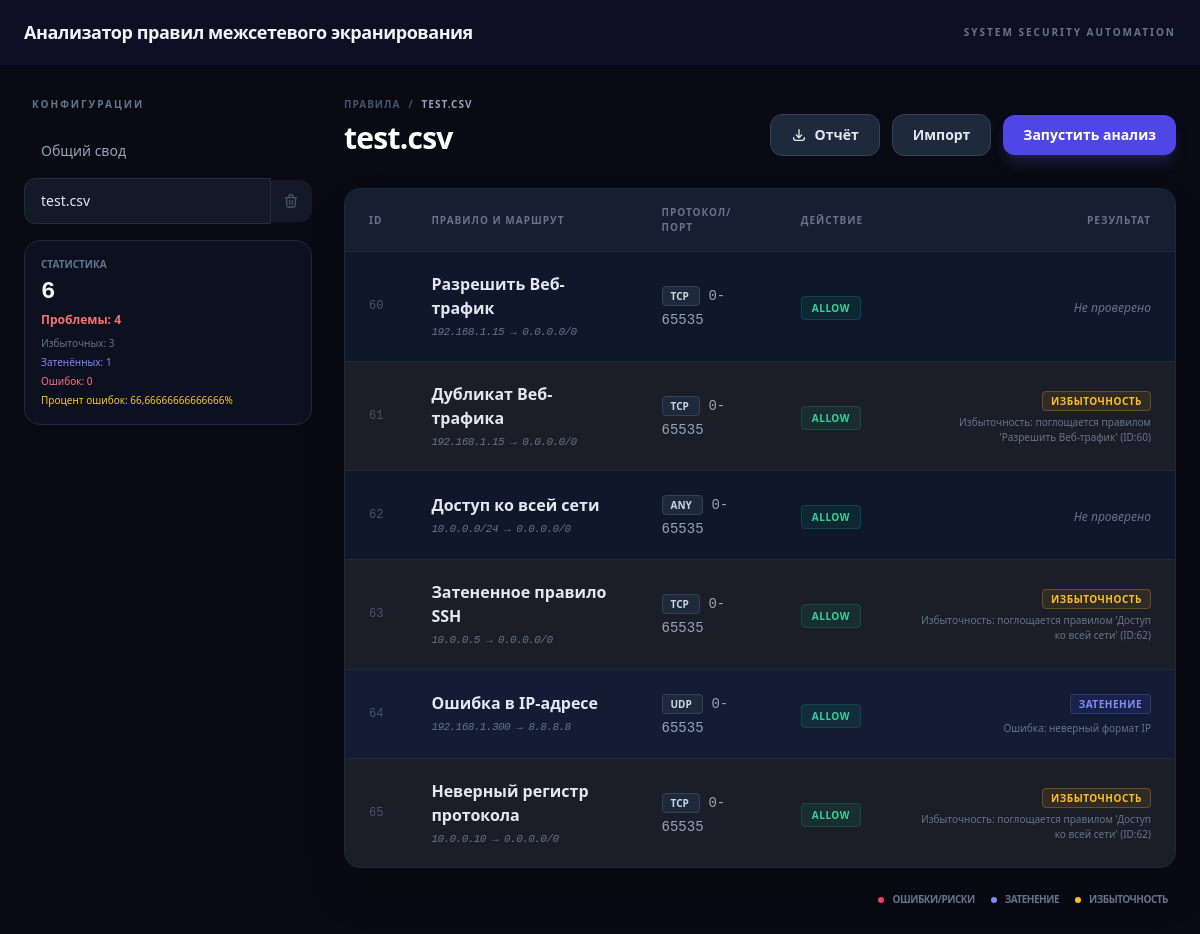
The app's page /file/12/ with its own data.
### core/models.py (models this page shows, shortened)
class FileImport(models.Model):
    VENDOR_CHOICES = [
        ('STANDARD', 'Стандартный (CSV/JSON)'),
        ('USERGATE', 'UserGate (Export JSON)'),
        ('CONTINENT', 'МЭ Континент (XML)'),
        ('INFOTECS', 'ИнфоТеКС (VIPNet)'),
    ]
    filename = models.CharField(
        max_length=255,
        verbose_name="Имя файла"
    )
    import_date = models.DateTimeField(
        auto_now_add=True,
        verbose_name="Дата загрузки"
    )
    vendor = models.CharField(
        max_length=100,
        choices=VENDOR_CHOICES,
        default='STANDARD',
        verbose_name="Производитель"
    )
    session_id = models.CharField(max_length=100, null=True, blank=True, db_index=True)
    class Meta:
        verbose_name = "Загруженный файл"
        verbose_name_plural = "Загруженные файлы"
        ordering = ['-import_date']

class FirewallRule(models.Model):
    PROTOCOL_CHOICES = [
        ('TCP', 'TCP'),
        ('UDP', 'UDP'),
        ('ICMP', 'ICMP'),
        ('ANY', 'Any Protocol'),
    ]
    ACTION_CHOICES = [
        ('ALLOW', 'Allow (Разрешить)'),
        ('DENY', 'Deny (Запретить)'),
    ]
    file_source = models.ForeignKey(
        FileImport,
        on_delete=models.CASCADE,
        related_name='rules',
        verbose_name="Источник (файл)",
        null=True,
        blank=True
    )
    name = models.CharField(
        max_length=100,
        verbose_name="Название правила",
        help_text="Например: 'Доступ к веб-серверу'"
    )
    source_ip = models.CharField(
        max_length=50,
        verbose_name="Исходный IP / Маска",
        help_text="Формат: 192.168.1.0/24"
    )
    dest_ip = models.CharField(
        max_length=50,
        verbose_name="Целевой IP / Маска",
        help_text="Формат: 10.0.0.5/32"
    )
    port = models.IntegerField(
        null=True,
        blank=True,
        verbose_name="Порт",
        help_text="Оставьте пустым для всех портов"
    )
    port_start = models.IntegerField(default=0)
    port_end = models.IntegerField(default=65535)
    protocol = models.CharField(
        max_length=10,
        choices=PROTOCOL_CHOICES,
        default='ANY',
        verbose_name="Протокол"
    )
    action = models.CharField(
        max_length=10,
        choices=ACTION_CHOICES,
        verbose_name="Действие"
    )
    is_redundant = models.BooleanField(
        default=False,
        verbose_name="Избыточность",
        help_text="Указывает, перекрывается ли это правило другим"
    )
    is_shadowed = models.BooleanField(
        default=False,
        verbose_name="Затенение",
        help_text="Указывает на логический конфликт с правилом выше"
    )
    recommendation = models.TextField(
        blank=True,
        null=True,
        verbose_name="Рекомендация по оптимизации"
    )
    is_error = models.BooleanField(default=False, verbose_name="Ошибка")
    created_at = models.DateTimeField(auto_now_add=True, verbose_name="Дата добавления")
    class Meta:
        verbose_name = "Правило МСЭ"
        verbose_name_plural = "Правила МСЭ"
        ordering = ['id']

### core/views.py (the view)
# urls.py: path('', views.rule_list, name='rule_list'),
def rule_list(request, file_id=None):
    s_key = get_or_create_session(request)
    files = FileImport.objects.filter(session_id=s_key)
    selected_file = None
    if file_id:
        selected_file = get_object_or_404(FileImport, id=file_id, session_id=s_key)
        rules = FirewallRule.objects.filter(file_source=selected_file)
    else:
        rules = FirewallRule.objects.filter(file_source__session_id=s_key)
    stats = get_analysis_stats(rules)
    return render(request, 'list.html', {
        'rules': rules.order_by('id'),
        'files': files,
        'selected_file': selected_file,
        'stats': stats
    })

### core/views.py (called while the page is built)
def get_or_create_session(request):
    if not request.session.session_key:
        request.session.create()
    return request.session.session_key

def get_analysis_stats(rules):
    if hasattr(rules, 'filter'):
        total = rules.count()
        redundant = rules.filter(is_redundant=True).count()
        shadowed = rules.filter(is_shadowed=True).count()
        errors = rules.filter(is_error=True).count()
    else:
        total = len(rules)
        redundant = sum(1 for r in rules if r.is_redundant)
        shadowed = sum(1 for r in rules if r.is_shadowed)
        errors = sum(1 for r in rules if getattr(r, 'is_error', False))
    issues = redundant + shadowed + errors
    return {
        'total': total,
        'redundant': redundant,
        'shadowed': shadowed,
        'errors': errors,
        'issues': issues,
        'issues_pct': (issues / max(total, 1)) * 100
    }

### templates/list.html (shortened to what this page needs)
{% extends "base.html" %}
{% block content %}
<div class="max-w-7xl mx-auto px-6 py-8 flex flex-col lg:flex-row gap-8">
    <aside class="w-full lg:w-72 flex-shrink-0">
        <div class="sticky top-24 space-y-4">
            <h3 class="text-[10px] font-bold text-slate-500 uppercase tracking-[0.2em] px-2">Конфигурации</h3>
            <div class="space-y-1">
                <a href="{% url 'rule_list' %}"
                    class="flex items-center px-4 py-3 rounded-xl transition-all border font-medium text-sm
                    {% if not selected_file %}
                    bg-slate-800/50 border-slate-700/50 text-slate-200
                    {% else %}
                    bg-transparent border-transparent text-slate-400 hover:bg-slate-900 hover:text-slate-200
                    {% endif %}">
                    Общий свод
                </a>
                {% for file in files %}
                <div class="group flex items-center justify-between">
                    <a href="{% url 'rule_list_by_file' file.id %}"
                        class="flex-1 flex items-center px-4 py-3 rounded-l-xl transition-all border font-medium text-sm truncate
                        {% if selected_file.id == file.id %}
                        bg-slate-800/50 border-slate-700/50 text-slate-200
                        {% else %}
                        bg-transparent border-transparent text-slate-400 hover:bg-slate-900 hover:text-slate-200
                        {% endif %}">
                        {{ file.filename }}
                    </a>
                    <a href="{% url 'delete_file' file.id %}"
                    onclick="return confirm('Удалить этот файл и все его правила?')"
                    class="px-3 py-3 rounded-r-xl border-y border-r border-transparent text-slate-600 hover:text-rose-400 hover:bg-slate-900 transition-all
                    {% if selected_file.id == file.id %} border-slate-700/50 bg-slate-800/50 {% endif %}">
                        <svg xmlns="http://www.w3.org/2000/svg" class="h-4 w-4" fill="none" viewBox="0 0 24 24" stroke="currentColor">
                            <path stroke-linecap="round" stroke-linejoin="round" stroke-width="2" d="M19 7l-.867 12.142A2 2 0 0116.138 21H7.862a2 2 0 01-1.995-1.858L5 7m5 4v6m4-6v6m1-10V4a1 1 0 00-1-1h-4a1 1 0 00-1 1v3M4 7h16" />
                        </svg>
                    </a>
                </div>
                {% endfor %}
            </div>
            <div class="p-4 bg-slate-900/50 border border-slate-800 rounded-2xl">
                <p class="text-[10px] text-slate-500 uppercase font-bold mb-1">Статистика</p>
                <div class="text-2xl font-mono font-bold text-slate-100">{{ stats.total }}</div>
                <p class="text-xs text-red-400 font-bold mt-1">Проблемы: {{ stats.issues|floatformat:0 }} </p>
                <div class="text-[10px] text-slate-500 mt-2 space-y-1">
                    <div>Избыточных: {{ stats.redundant }}</div>
                    <div class="text-indigo-400">Затенённых: {{ stats.shadowed }}</div>
                    <div class="text-rose-400">Ошибок: {{ stats.errors }}</div>
                    <div class="text-yellow-400">Процент ошибок: {{ stats.issues_pct }}%</div>
                </div>
            </div>
        </div>
    </aside>
    <div class="flex-1 min-w-0">
        <div class="flex flex-col md:flex-row md:items-end justify-between gap-6 mb-8">
            <div>
                <nav class="flex items-center gap-2 text-[10px] font-bold text-slate-600 mb-2 uppercase tracking-widest">
                    <a href="{% url 'rule_list' %}" class="hover:text-slate-200">Правила</a>
                    <span>/</span>
                    <span class="text-slate-400">{% if selected_file %}{{ selected_file.filename }}{% else %}Все{% endif %}</span>
                </nav>
                <h1 class="text-3xl font-bold text-white tracking-tight">
                    {% if selected_file %}{{ selected_file.filename }}{% else %}Сводный анализ{% endif %}
                </h1>
            </div>
            <div class="flex items-center gap-3">
                {% if selected_file %}
                    <a href="{% url 'export_rules_file' selected_file.id %}" class="px-5 py-2.5 bg-slate-800 hover:bg-slate-700 text-slate-200 border border-slate-700 rounded-xl transition font-bold text-sm flex items-center gap-2">
                        <svg xmlns="http://www.w3.org/2000/svg" class="h-4 w-4" fill="none" viewBox="0 0 24 24" stroke="currentColor">
                            <path stroke-linecap="round" stroke-linejoin="round" stroke-width="2" d="M4 16v1a3 3 0 003 3h10a3 3 0 003-3v-1m-4-4l-4 4m0 0l-4-4m4 4V4" />
                        </svg>
                        Отчёт
                    </a>
                {% endif %}
                <a href="{% url 'upload_file' %}" class="px-5 py-2.5 bg-slate-800 hover:bg-slate-700 text-slate-200 border border-slate-700 rounded-xl transition font-bold text-sm">
                    Импорт
                </a>
                {% if selected_file %}
                    <a href="{% url 'run_analysis_by_file' selected_file.id %}" class="px-5 py-2.5 bg-indigo-600 hover:bg-indigo-500 text-white rounded-xl transition font-bold text-sm shadow-lg shadow-indigo-500/20">
                        Запустить анализ
                    </a>
                {% else %}
                    <button disabled title="Выберите конкретный файл для анализа" class="px-5 py-2.5 bg-slate-900 text-slate-600 rounded-xl cursor-not-allowed font-bold text-sm border border-slate-800 opacity-60">
                        Запустить анализ
                    </button>
                {% endif %}
            </div>
        </div>
        <div class="bg-slate-900 border border-slate-800 rounded-2xl overflow-hidden shadow-2xl">
            <div class="overflow-x-auto">
                <table class="w-full text-left border-collapse">
                    <thead>
                        <tr class="bg-slate-800/50 text-slate-500 text-[10px] uppercase tracking-widest font-bold border-b border-slate-800">
                            <th class="px-6 py-4">ID</th>
                            <th class="px-6 py-4">Правило и Маршрут</th>
                            <th class="px-6 py-4">Протокол/Порт</th>
                            <th class="px-6 py-4">Действие</th>
                            <th class="px-6 py-4 text-right">Результат</th>
                        </tr>
                    </thead>
                    <tbody class="divide-y divide-slate-800">
                        {% for rule in rules %}
                        <tr class="group transition-colors hover:bg-slate-800/30
                            {% if rule.is_error %}
                                bg-rose-500/5
                            {% elif rule.is_shadowed %}
                                bg-indigo-500/5
                            {% elif rule.is_redundant %}
                                bg-amber-500/5
                            {% endif %}">
                            <td class="px-6 py-5 font-mono text-slate-600 text-xs">{{ rule.id }}</td>
                            <td class="px-6 py-5">
                                <div class="font-bold text-slate-200 group-hover:text-white">{{ rule.name }}</div>
                                <div class="text-[11px] text-slate-500 font-mono mt-1 italic uppercase tracking-tighter">
                                    {{ rule.source_ip }} &rarr; {{ rule.dest_ip }}
                                </div>
                            </td>
                            <td class="px-6 py-5">
                                <span class="bg-slate-800 text-slate-300 px-2 py-0.5 rounded text-[10px] font-bold border border-slate-700 uppercase">
                                    {{ rule.protocol }}
                                </span>
                                <span class="ml-2 font-mono text-sm text-slate-400">
                                    {% if rule.port_start == rule.port_end %}
                                        {{ rule.port_start }}
                                    {% else %}
                                        {{ rule.port_start }}-{{ rule.port_end }}
                                    {% endif %}
                                </span>
                            </td>
                            <td class="px-6 py-5">
                                <span class="px-2.5 py-1 rounded text-[10px] font-bold border uppercase tracking-wider
                                    {% if rule.action == 'ALLOW' %}
                                    bg-emerald-500/10 text-emerald-400 border-emerald-500/20
                                    {% else %}
                                    bg-rose-500/10 text-rose-400 border-rose-500/20
                                    {% endif %}">
                                    {{ rule.action }}
                                </span>
                            </td>
                            <td class="px-6 py-5 text-right">
                                {% if rule.is_error %}
                                    <span class="text-rose-500 font-black text-[10px] uppercase tracking-wider border border-rose-500/30 px-2 py-0.5 rounded bg-rose-500/10">Ошибка</span>
                                    <div class="text-[10px] text-rose-400/80 mt-1.5 leading-relaxed">{{ rule.recommendation }}</div>
                                {% elif rule.is_shadowed %}
                                    <span class="text-indigo-400 font-black text-[10px] uppercase tracking-wider border border-indigo-500/30 px-2 py-0.5 rounded bg-indigo-500/10">Затенение</span>
                                    <div class="text-[10px] text-slate-500 mt-1.5 leading-relaxed">{{ rule.recommendation }}</div>
                                {% elif rule.is_redundant %}
                                    <span class="text-amber-400 font-black text-[10px] uppercase tracking-wider border border-amber-500/30 px-2 py-0.5 rounded bg-amber-500/10">Избыточность</span>
                                    <div class="text-[10px] text-slate-500 mt-1">{{ rule.recommendation }}</div>
                                {% elif rule.recommendation %}
                                    <span class="text-slate-600 text-xs italic">Конфликтов нет</span>
                                {% else %}
                                    <span class="text-slate-500 text-xs italic font-medium">Не проверено</span>
                                {% endif %}
                            </td>
                        </tr>
                        {% endfor %}
                    </tbody>
                </table>
            </div>
        </div>
        <div class="mt-6 flex justify-between items-center px-2">
            <div class="flex gap-4">
                <div class="flex items-center gap-2">
                    <div class="w-1.5 h-1.5 rounded-full bg-rose-500"></div>
                    <span class="text-[10px] text-slate-500 font-bold uppercase tracking-tighter">Ошибки/Риски</span>
                </div>
                <div class="flex items-center gap-2">
                    <div class="w-1.5 h-1.5 rounded-full bg-indigo-400"></div>
                    <span class="text-[10px] text-slate-500 font-bold uppercase tracking-tighter">Затенение</span>
                </div>
                <div class="flex items-center gap-2">
                    <div class="w-1.5 h-1.5 rounded-full bg-amber-400"></div>
                    <span class="text-[10px] text-slate-500 font-bold uppercase tracking-tighter">Избыточность</span>
                </div>
            </div>
        </div>
    </div>
</div>
{% endblock %}

### records on screen
FileImport: filename "test.csv", filename "TEST.CSV"
FirewallRule: id "60", name "Разрешить Веб-трафик", source_ip "192.168.1.15", dest_ip "0.0.0.0/0", protocol "TCP", port_start "0", port_end "65535", action "ALLOW", is_error "Не проверено"
FirewallRule: id "61", name "Дубликат Веб-трафика", source_ip "192.168.1.15", dest_ip "0.0.0.0/0", protocol "TCP", port_start "0", port_end "65535", action "ALLOW", recommendation "Избыточность: поглощается правилом 'Разрешить Веб-трафик' (ID:60)"
FirewallRule: id "62", name "Доступ ко всей сети", source_ip "10.0.0.0/24", dest_ip "0.0.0.0/0", protocol "ANY", port_start "0", port_end "65535", action "ALLOW", is_error "Не проверено"
FirewallRule: id "63", name "Затененное правило SSH", source_ip "10.0.0.5", dest_ip "0.0.0.0/0", protocol "TCP", port_start "0", port_end "65535", action "ALLOW", recommendation "Избыточность: поглощается правилом 'Доступ ко всей сети' (ID:62)"
FirewallRule: id "64", name "Ошибка в IP-адресе", source_ip "192.168.1.300", dest_ip "8.8.8.8", protocol "UDP", port_start "0", port_end "65535", action "ALLOW", recommendation "Ошибка: неверный формат IP"
FirewallRule: id "65", name "Неверный регистр протокола", source_ip "10.0.0.10", dest_ip "0.0.0.0/0", protocol "TCP", port_start "0", port_end "65535", action "ALLOW", recommendation "Избыточность: поглощается правилом 'Доступ ко всей сети' (ID:62)"

### other values on screen
{{ stats.total }} "6"
{{ stats.issues|floatformat:0 }} "4"
{{ stats.redundant }} "3"
{{ stats.shadowed }} "1"
{{ stats.errors }} "0"
{{ stats.issues_pct }} "66,66666666666666"
